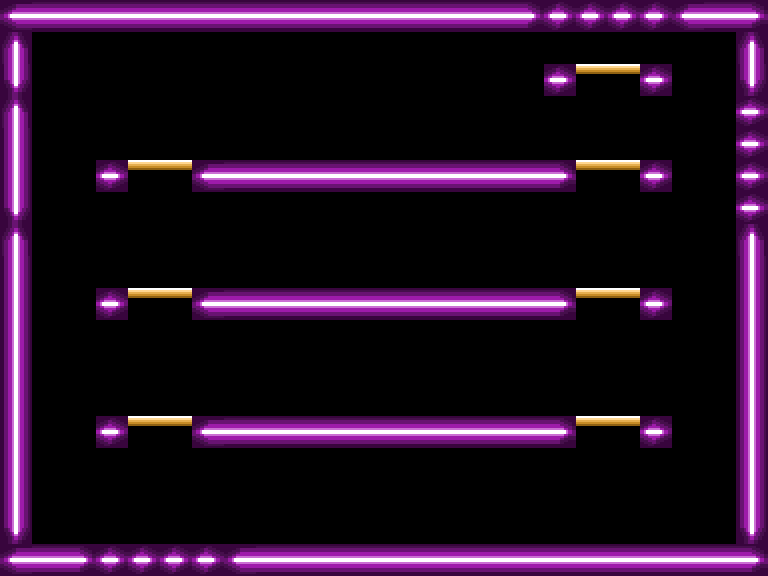

This is a level from a 2D game, rendered from its Tiled map with the project's own tilesets. A one-line summary and the map file follow, with tile-layer data summarised:
An orthogonal 24x18 tile map with 32x32 px tiles, 6 tile layers (blocks, platforms, upDoor, rightDoor, ...) and 5 objects (playerSpawn, playerSpawnLeft, playerSpawnDown, playerSpawnRight, playerSpawnUp).

<map version="1.5" tiledversion="1.6.0" orientation="orthogonal" renderorder="right-down" width="24" height="18" tilewidth="32" tileheight="32" infinite="0" nextlayerid="9" nextobjectid="6">
 <editorsettings>
  <export target="NeonUpRightDownLeft.json" format="json" />
 </editorsettings>
 <tileset firstgid="1" name="NeonTileSet" tilewidth="32" tileheight="32" tilecount="64" columns="8">
  <image source="NeonTileSet.png" width="256" height="256" />
  <tile id="3">
   <properties>
    <property name="collides" type="bool" value="true" />
   </properties>
  </tile>
  <tile id="4">
   <properties>
    <property name="collides" type="bool" value="true" />
   </properties>
  </tile>
  <tile id="5">
   <properties>
    <property name="collides" type="bool" value="true" />
   </properties>
  </tile>
  <tile id="6">
   <properties>
    <property name="collides" type="bool" value="true" />
   </properties>
  </tile>
  <tile id="21">
   <properties>
    <property name="collides" type="bool" value="true" />
   </properties>
  </tile>
  <tile id="29">
   <properties>
    <property name="collides" type="bool" value="true" />
   </properties>
  </tile>
  <tile id="37">
   <properties>
    <property name="collides" type="bool" value="true" />
   </properties>
  </tile>
 </tileset>
 <layer id="8" name="blocks" width="24" height="18">
  <data>[432 cells, 108 non-empty, 7 distinct tile ids]</data>
 </layer>
 <layer id="2" name="platforms" width="24" height="18">
  <data>[432 cells, 18 non-empty, 1 distinct tile ids]</data>
 </layer>
 <layer id="4" name="upDoor" width="24" height="18">
  <properties>
   <property name="collides" type="bool" value="true" />
  </properties>
  <data>[432 cells, 4 non-empty, 1 distinct tile ids]</data>
 </layer>
 <layer id="5" name="rightDoor" width="24" height="18">
  <properties>
   <property name="collides" type="bool" value="true" />
  </properties>
  <data>[432 cells, 4 non-empty, 1 distinct tile ids]</data>
 </layer>
 <layer id="6" name="downDoor" width="24" height="18">
  <properties>
   <property name="collides" type="bool" value="true" />
  </properties>
  <data>[432 cells, 4 non-empty, 1 distinct tile ids]</data>
 </layer>
 <layer id="7" name="leftDoor" width="24" height="18">
  <properties>
   <property name="collides" type="bool" value="true" />
  </properties>
  <data>[432 cells, 4 non-empty, 3 distinct tile ids]</data>
 </layer>
 <objectgroup id="3" name="playerSpawns">
  <object id="1" name="playerSpawn" x="64" y="512">
   <point />
  </object>
  <object id="2" name="playerSpawnLeft" x="0" y="192">
   <point />
  </object>
  <object id="3" name="playerSpawnDown" x="128" y="544">
   <point />
  </object>
  <object id="4" name="playerSpawnRight" x="736" y="192">
   <point />
  </object>
  <object id="5" name="playerSpawnUp" x="576" y="0">
   <point />
  </object>
 </objectgroup>
</map>
